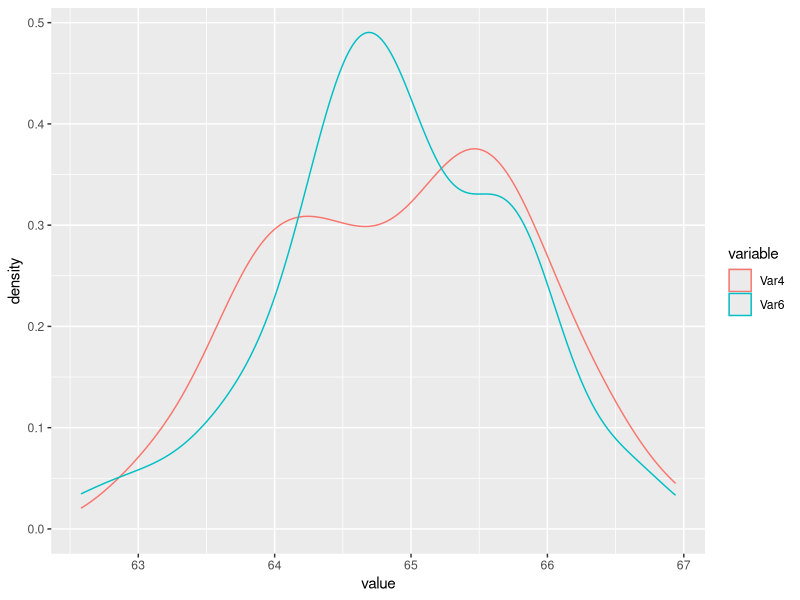
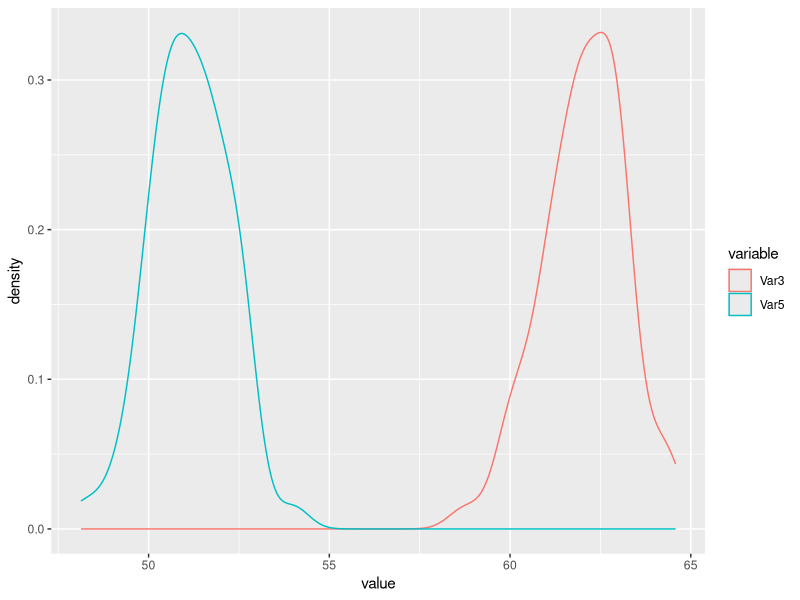

The R script that drew these images, in order:
library(reshape2)

# Données initiales
A <- c(8,9,4,8,8, NA)
B <- c(7,2,5,7,5,3)

# Merge et tri des donnees
data <- data.frame(A,B)
merge <- melt(data, na.rm=T)
sorted <- merge[order(merge$value),]

# Calcul des rangs
sorted$rank <- rank(sorted$value)
sorted

# Totaux des rangs par groupe
agg <- aggregate(sorted$rank, by=list(sorted$variable), FUN=sum)

nbA = length(na.omit(A))
agg[1,2] - (nbA * (nbA + 1))/2

nbB = length(na.omit(B))
agg[2,2] - (nbB * (nbB + 1))/2

wilcox.test(A,B)
wilcox.test(B,A)
t(sorted)

wilcox.test(data[4,1], data[4,2], paired=T)

setwd('/Documents/MOOC-stat/Lab1')
alldata <- read.csv2('Geraud.csv', sep=';', header=T)
wilcox.test(alldata$Var4, alldata$Var6, paired=T)

wilcox.test(alldata$Var3, alldata$Var5, paired=T)


require (ggplot2)
long <- melt(alldata)

ggplot(subset(long, variable == 'Var4' | variable == 'Var6'), aes (x=value, colour=variable)) +
  geom_density()

ggplot(subset(long, variable == 'Var3' | variable == 'Var5'), aes (x=value, colour=variable)) +
  geom_density()
